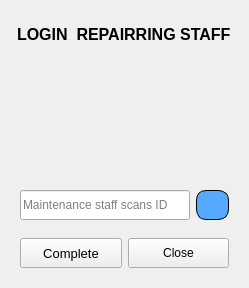
<?xml version="1.0" encoding="UTF-8"?>
<ui version="4.0">
 <class>Scanrepair</class>
 <widget class="QDialog" name="Scanrepair">
  <property name="geometry">
   <rect>
    <x>0</x>
    <y>0</y>
    <width>245</width>
    <height>288</height>
   </rect>
  </property>
  <property name="windowTitle">
   <string>Dialog</string>
  </property>
  <layout class="QVBoxLayout" name="verticalLayout">
   <item>
    <widget class="QWidget" name="widget" native="true">
     <layout class="QVBoxLayout" name="verticalLayout_2">
      <property name="spacing">
       <number>0</number>
      </property>
      <property name="leftMargin">
       <number>0</number>
      </property>
      <property name="topMargin">
       <number>0</number>
      </property>
      <property name="rightMargin">
       <number>0</number>
      </property>
      <property name="bottomMargin">
       <number>0</number>
      </property>
      <item>
       <widget class="QWidget" name="widget_4" native="true">
        <layout class="QVBoxLayout" name="verticalLayout_4">
         <property name="spacing">
          <number>0</number>
         </property>
         <property name="leftMargin">
          <number>0</number>
         </property>
         <property name="topMargin">
          <number>0</number>
         </property>
         <property name="rightMargin">
          <number>0</number>
         </property>
         <property name="bottomMargin">
          <number>0</number>
         </property>
         <item alignment="Qt::AlignHCenter|Qt::AlignTop">
          <widget class="QLabel" name="icon">
           <property name="sizePolicy">
            <sizepolicy hsizetype="Fixed" vsizetype="Fixed">
             <horstretch>0</horstretch>
             <verstretch>0</verstretch>
            </sizepolicy>
           </property>
           <property name="text">
            <string/>
           </property>
           <property name="pixmap">
            <pixmap resource="../Qss/icons/_icons.qrc">:/material_design/icons/material_design/people_outline.png</pixmap>
           </property>
           <property name="scaledContents">
            <bool>true</bool>
           </property>
           <property name="alignment">
            <set>Qt::AlignCenter</set>
           </property>
          </widget>
         </item>
         <item alignment="Qt::AlignHCenter|Qt::AlignVCenter">
          <widget class="QLabel" name="labelname">
           <property name="sizePolicy">
            <sizepolicy hsizetype="Fixed" vsizetype="Fixed">
             <horstretch>0</horstretch>
             <verstretch>0</verstretch>
            </sizepolicy>
           </property>
           <property name="minimumSize">
            <size>
             <width>0</width>
             <height>0</height>
            </size>
           </property>
           <property name="maximumSize">
            <size>
             <width>16777215</width>
             <height>16777215</height>
            </size>
           </property>
           <property name="font">
            <font>
             <pointsize>12</pointsize>
             <bold>true</bold>
            </font>
           </property>
           <property name="text">
            <string>LOGIN  REPAIRRING STAFF</string>
           </property>
          </widget>
         </item>
         <item>
          <spacer name="verticalSpacer">
           <property name="orientation">
            <enum>Qt::Vertical</enum>
           </property>
           <property name="sizeHint" stdset="0">
            <size>
             <width>20</width>
             <height>30</height>
            </size>
           </property>
          </spacer>
         </item>
        </layout>
       </widget>
      </item>
      <item>
       <widget class="QWidget" name="widget_3" native="true">
        <property name="sizePolicy">
         <sizepolicy hsizetype="Preferred" vsizetype="Fixed">
          <horstretch>0</horstretch>
          <verstretch>0</verstretch>
         </sizepolicy>
        </property>
        <layout class="QHBoxLayout" name="horizontalLayout_2">
         <item>
          <widget class="QLineEdit" name="scan_repair">
           <property name="sizePolicy">
            <sizepolicy hsizetype="Preferred" vsizetype="Maximum">
             <horstretch>0</horstretch>
             <verstretch>0</verstretch>
            </sizepolicy>
           </property>
           <property name="minimumSize">
            <size>
             <width>170</width>
             <height>30</height>
            </size>
           </property>
           <property name="font">
            <font>
             <family>Arial</family>
            </font>
           </property>
           <property name="inputMask">
            <string notr="true"/>
           </property>
           <property name="text">
            <string/>
           </property>
           <property name="placeholderText">
            <string>Maintenance staff scans ID</string>
           </property>
          </widget>
         </item>
         <item>
          <widget class="QPushButton" name="Refresh_scan">
           <property name="sizePolicy">
            <sizepolicy hsizetype="Preferred" vsizetype="Preferred">
             <horstretch>0</horstretch>
             <verstretch>0</verstretch>
            </sizepolicy>
           </property>
           <property name="minimumSize">
            <size>
             <width>33</width>
             <height>30</height>
            </size>
           </property>
           <property name="maximumSize">
            <size>
             <width>33</width>
             <height>30</height>
            </size>
           </property>
           <property name="sizeIncrement">
            <size>
             <width>0</width>
             <height>0</height>
            </size>
           </property>
           <property name="font">
            <font>
             <pointsize>7</pointsize>
             <italic>true</italic>
             <bold>false</bold>
            </font>
           </property>
           <property name="cursor">
            <cursorShape>PointingHandCursor</cursorShape>
           </property>
           <property name="styleSheet">
            <string notr="true">border-radius: 10px;
background-color: rgb(85, 170, 255);
border: 1px solid black;</string>
           </property>
           <property name="text">
            <string/>
           </property>
           <property name="icon">
            <iconset resource="../Qss/icons/_icons.qrc">
             <normaloff>:/feather/icons/feather/refresh-ccw.png</normaloff>:/feather/icons/feather/refresh-ccw.png</iconset>
           </property>
          </widget>
         </item>
        </layout>
       </widget>
      </item>
      <item>
       <widget class="QWidget" name="widget_2" native="true">
        <property name="sizePolicy">
         <sizepolicy hsizetype="Preferred" vsizetype="Fixed">
          <horstretch>0</horstretch>
          <verstretch>0</verstretch>
         </sizepolicy>
        </property>
        <layout class="QHBoxLayout" name="horizontalLayout">
         <item>
          <widget class="QPushButton" name="confirmID">
           <property name="sizePolicy">
            <sizepolicy hsizetype="Preferred" vsizetype="Fixed">
             <horstretch>0</horstretch>
             <verstretch>0</verstretch>
            </sizepolicy>
           </property>
           <property name="minimumSize">
            <size>
             <width>0</width>
             <height>30</height>
            </size>
           </property>
           <property name="font">
            <font>
             <pointsize>10</pointsize>
            </font>
           </property>
           <property name="cursor">
            <cursorShape>PointingHandCursor</cursorShape>
           </property>
           <property name="text">
            <string>Complete</string>
           </property>
           <property name="icon">
            <iconset resource="../Qss/icons/_icons.qrc">
             <normaloff>:/feather/icons/feather/check.png</normaloff>:/feather/icons/feather/check.png</iconset>
           </property>
          </widget>
         </item>
         <item>
          <widget class="QPushButton" name="pushButton_D">
           <property name="minimumSize">
            <size>
             <width>0</width>
             <height>30</height>
            </size>
           </property>
           <property name="text">
            <string>Close</string>
           </property>
           <property name="icon">
            <iconset resource="../Qss/icons/_icons.qrc">
             <normaloff>:/feather/icons/feather/x-circle.png</normaloff>:/feather/icons/feather/x-circle.png</iconset>
           </property>
          </widget>
         </item>
        </layout>
       </widget>
      </item>
     </layout>
    </widget>
   </item>
  </layout>
 </widget>
 <resources>
  <include location="../Qss/icons/_icons.qrc"/>
 </resources>
 <connections/>
</ui>
